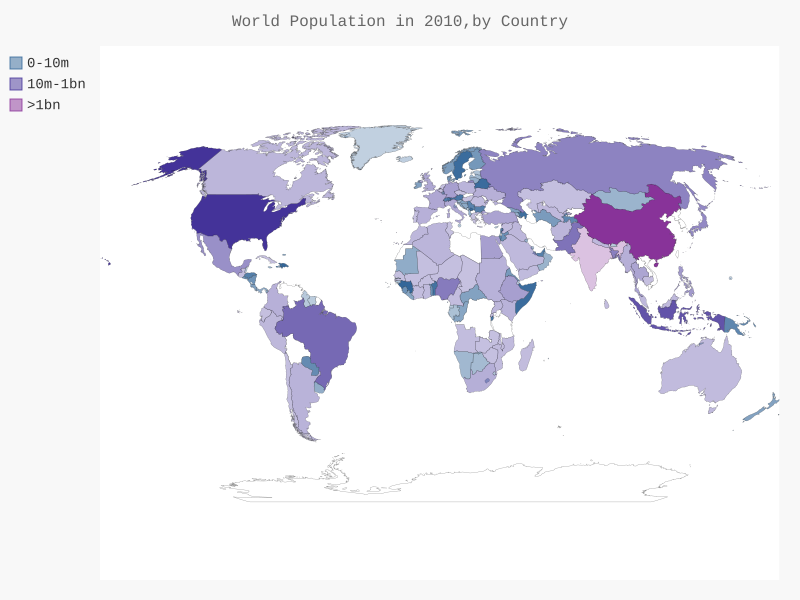

Here is the Python script that generated this plot:
import json
from country_code import get_country_code
import pygal.maps.world as pmw
from pygal.style import RotateStyle as RS, LightColorizedStyle as LCS

# 将数据加载到一个列表中
filename = 'population_data.json'
with open(filename)as f:
    pop_data = json.load(f)

# 创建一个包含人口数量的字典
cc_populations = {}
for pop_dict in pop_data:
    if pop_dict['Year'] == '2010':
        country_name = pop_dict['Country Name']
        population = int(float(pop_dict['Value']))
        code = get_country_code(country_name)
        if code:
            cc_populations[code] = population
        else:
            print('ERROR - ' + country_name)

# 根据人口数量将所有的国家分成3组
cc_pops_1, cc_pops_2, cc_pops_3 = {}, {}, {}
for cc, pop in cc_populations.items():
    if pop < 10000000:
        cc_pops_1[cc] = pop
    elif pop < 1000000000:
        cc_pops_2[cc] = pop
    else:
        cc_pops_3[cc] = pop

# 看看每组分别包含多少歌国家
print(len(cc_pops_1), len(cc_pops_2), len(cc_pops_3))

wm_style = RS("#336699", base_style=LCS)
wm = pmw.World(style=wm_style)
wm.title = 'World Population in 2010,by Country'
wm.add('0-10m', cc_pops_1)
wm.add('10m-1bn', cc_pops_2)
wm.add('>1bn', cc_pops_3)
wm.render_to_file('world_population.svg')
